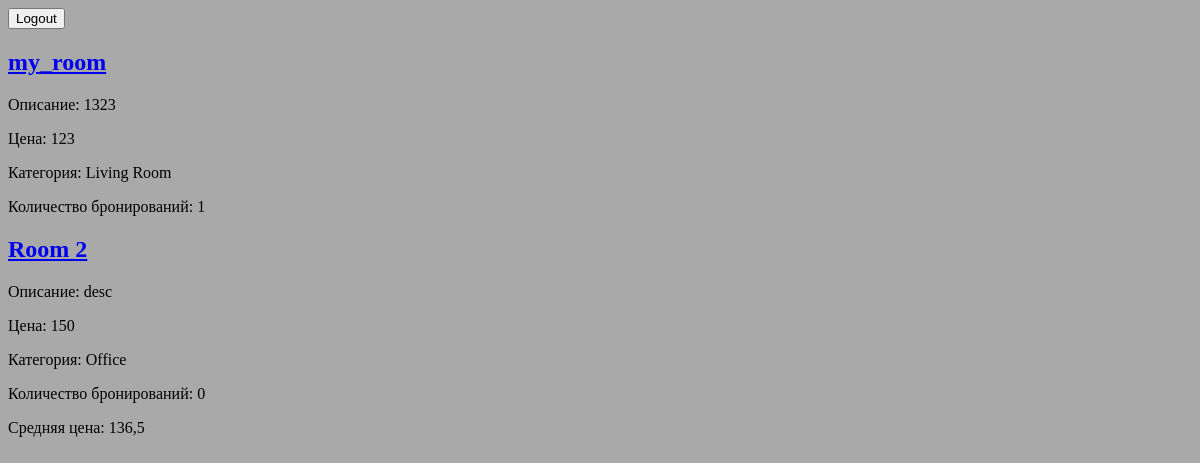
The app's page /rooms/ (signed in), older data.
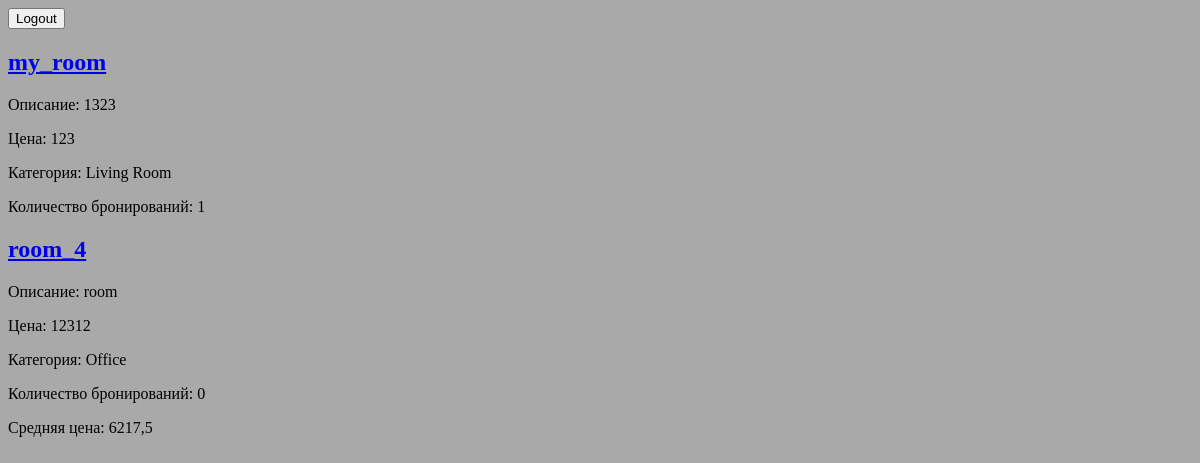
The same page, newer data.
### booking_service/models.py (models this page shows, shortened)
class Room(models.Model):
    name = models.CharField(max_length=100)
    description = models.TextField()
    price = models.IntegerField() # DecimalField(max_digits=5, decimal_places=2) - число с двумя позициями после точки
    category_id = models.ForeignKey('Category', on_delete=models.CASCADE)
    availability = models.BooleanField(default=True)
    image = models.ImageField(upload_to="room_images/", blank=True, null=True)
    objects = RoomManager()

class Category(models.Model):
    name = models.CharField(max_length=100)

### booking_service/views.py (the view)
# urls.py: path("rooms/", RoomListView.as_view(), name="room_list"),
class RoomListView(PermissionRequiredMixin, ListView):
    model = Room
    permission_required = "booking_service.view_room"
    def get_queryset(self): # запрос в БД. self.model.objects.all()
        my_signal.send("My sender")
        return self.model.objects.annotate(booking_count=Count("booking"))
    def get_context_data(self, **kwargs) -> dict: # формирование контекста
        context = super().get_context_data(**kwargs)
        context["avg_price"] = self.model.objects.aggregate(Avg("price"))["price__avg"]
        return context

### booking_service/signal.py (called while the page is built)
def my_signal_subscriber(sender, **kwargs):
    print("my signal was sent")

### booking_service/templates/booking_service/room_list.html (shortened to what this page needs)
{% extends "base.html" %}
{% block content %}
<div>
    {% for room in object_list %}
    <div>
        <h2><a href="{% url 'room_detail' room.id %}">{{ room.name }}</a></h2>
        <p>Описание: {{ room.description }}</p>
        <p>Цена: {{ room.price }}</p>
        <p>Категория: {{ room.category_id.name }}</p>
        <p>Количество бронирований: {{ room.booking_count }}</p>
    </div>
    {% endfor %}
    <p>Средняя цена: {{ avg_price }}</p>
</div>
{% endblock %}

Row changes from the older to the newer data that the page shows:
removed Room: name "Room 2", description "desc", price "150", category_id.name "Office", booking_count "0"
added Room: name "room_4", description "room", price "12312", category_id.name "Office", booking_count "0"
Text that changed along with them:
{{ avg_price }}: "136,5" → "6217,5"
